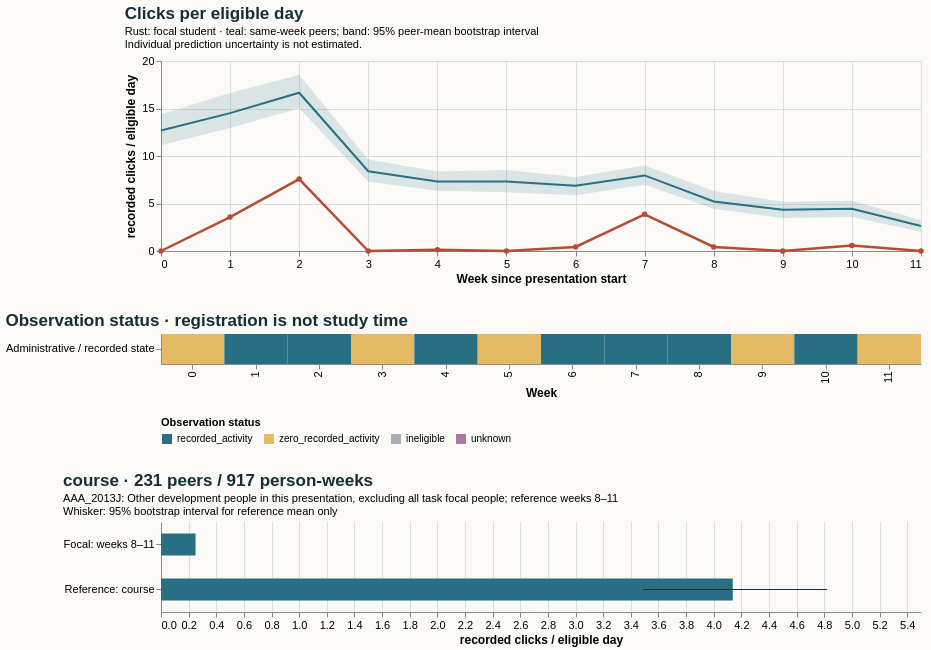

Source (Vega-Lite JSON):
### Vega-Lite specification from a JSON file in a GitHub repository (floating-point values rounded to 4 significant figures)
{"$schema": "https://vega.github.io/schema/vega-lite/v5.20.1.json", "config": {"axis": {"labelFontSize": 11, "titleFontSize": 12}, "background": "#fbfaf7", "font": "sans-serif", "title": {"anchor": "start", "color": "#142e38", "fontSize": 17, "subtitleFontSize": 11}, "view": {"continuousHeight": 300, "continuousWidth": 300, "stroke": null}}, "datasets": {"data-087e2583014dafe7c59b05f7dda78542": [{"hi": null, "lo": null, "series": "Focal: weeks 8–11", "value": 0.25}, {"hi": 4.821, "lo": 3.49, "series": "Reference: course", "value": 4.138}], "data-8e0e40293a88ba30a2c1e6c8ad5633a7": [{"end_day": 6, "focal_value": 0.0, "peer_ci_high": 14.39, "peer_ci_low": 11.14, "peer_mean": 12.69, "peer_observations": 237, "peer_people": 237, "reference": "course", "unit": "recorded clicks / eligible day", "week": 0}, {"end_day": 13, "focal_value": 3.571, "peer_ci_high": 16.64, "peer_ci_low": 12.94, "peer_mean": 14.52, "peer_observations": 237, "peer_people": 237, "reference": "course", "unit": "recorded clicks / eligible day", "week": 1}, {"end_day": 20, "focal_value": 7.571, "peer_ci_high": 18.55, "peer_ci_low": 15.04, "peer_mean": 16.66, "peer_observations": 235, "peer_people": 235, "reference": "course", "unit": "recorded clicks / eligible day", "week": 2}, {"end_day": 27, "focal_value": 0.0, "peer_ci_high": 9.641, "peer_ci_low": 7.284, "peer_mean": 8.392, "peer_observations": 235, "peer_people": 235, "reference": "course", "unit": "recorded clicks / eligible day", "week": 3}, {"end_day": 34, "focal_value": 0.1429, "peer_ci_high": 8.377, "peer_ci_low": 6.343, "peer_mean": 7.32, "peer_observations": 233, "peer_people": 233, "reference": "course", "unit": "recorded clicks / eligible day", "week": 4}, {"end_day": 41, "focal_value": 0.0, "peer_ci_high": 8.529, "peer_ci_low": 6.184, "peer_mean": 7.327, "peer_observations": 232, "peer_people": 232, "reference": "course", "unit": "recorded clicks / eligible day", "week": 5}, {"end_day": 48, "focal_value": 0.4286, "peer_ci_high": 7.789, "peer_ci_low": 5.868, "peer_mean": 6.876, "peer_observations": 232, "peer_people": 232, "reference": "course", "unit": "recorded clicks / eligible day", "week": 6}, {"end_day": 55, "focal_value": 3.857, "peer_ci_high": 8.996, "peer_ci_low": 6.98, "peer_mean": 7.954, "peer_observations": 232, "peer_people": 232, "reference": "course", "unit": "recorded clicks / eligible day", "week": 7}, {"end_day": 62, "focal_value": 0.4286, "peer_ci_high": 6.305, "peer_ci_low": 4.437, "peer_mean": 5.221, "peer_observations": 231, "peer_people": 231, "reference": "course", "unit": "recorded clicks / eligible day", "week": 8}, {"end_day": 69, "focal_value": 0.0, "peer_ci_high": 5.19, "peer_ci_low": 3.477, "peer_mean": 4.344, "peer_observations": 230, "peer_people": 230, "reference": "course", "unit": "recorded clicks / eligible day", "week": 9}, {"end_day": 76, "focal_value": 0.5714, "peer_ci_high": 5.287, "peer_ci_low": 3.584, "peer_mean": 4.438, "peer_observations": 229, "peer_people": 229, "reference": "course", "unit": "recorded clicks / eligible day", "week": 10}, {"end_day": 83, "focal_value": 0.0, "peer_ci_high": 3.272, "peer_ci_low": 2.035, "peer_mean": 2.636, "peer_observations": 227, "peer_people": 227, "reference": "course", "unit": "recorded clicks / eligible day", "week": 11}], "data-bc02ac6ec72bc0fddbaa4f688efeb9ae": [{"eligible_days": 7.0, "end_day": 6, "logging_completeness": "unknown", "observation_status": "zero_recorded_activity", "row": "Administrative / recorded state", "score_status": "withheld_release_time_unknown", "start_day": 0, "value": 0.0, "week": 0}, {"eligible_days": 7.0, "end_day": 13, "logging_completeness": "unknown", "observation_status": "recorded_activity", "row": "Administrative / recorded state", "score_status": "withheld_release_time_unknown", "start_day": 7, "value": 3.571, "week": 1}, {"eligible_days": 7.0, "end_day": 20, "logging_completeness": "unknown", "observation_status": "recorded_activity", "row": "Administrative / recorded state", "score_status": "withheld_release_time_unknown", "start_day": 14, "value": 7.571, "week": 2}, {"eligible_days": 7.0, "end_day": 27, "logging_completeness": "unknown", "observation_status": "zero_recorded_activity", "row": "Administrative / recorded state", "score_status": "withheld_release_time_unknown", "start_day": 21, "value": 0.0, "week": 3}, {"eligible_days": 7.0, "end_day": 34, "logging_completeness": "unknown", "observation_status": "recorded_activity", "row": "Administrative / recorded state", "score_status": "withheld_release_time_unknown", "start_day": 28, "value": 0.1429, "week": 4}, {"eligible_days": 7.0, "end_day": 41, "logging_completeness": "unknown", "observation_status": "zero_recorded_activity", "row": "Administrative / recorded state", "score_status": "withheld_release_time_unknown", "start_day": 35, "value": 0.0, "week": 5}, {"eligible_days": 7.0, "end_day": 48, "logging_completeness": "unknown", "observation_status": "recorded_activity", "row": "Administrative / recorded state", "score_status": "withheld_release_time_unknown", "start_day": 42, "value": 0.4286, "week": 6}, {"eligible_days": 7.0, "end_day": 55, "logging_completeness": "unknown", "observation_status": "recorded_activity", "row": "Administrative / recorded state", "score_status": "withheld_release_time_unknown", "start_day": 49, "value": 3.857, "week": 7}, {"eligible_days": 7.0, "end_day": 62, "logging_completeness": "unknown", "observation_status": "recorded_activity", "row": "Administrative / recorded state", "score_status": "withheld_release_time_unknown", "start_day": 56, "value": 0.4286, "week": 8}, {"eligible_days": 7.0, "end_day": 69, "logging_completeness": "unknown", "observation_status": "zero_recorded_activity", "row": "Administrative / recorded state", "score_status": "withheld_release_time_unknown", "start_day": 63, "value": 0.0, "week": 9}, {"eligible_days": 7.0, "end_day": 76, "logging_completeness": "unknown", "observation_status": "recorded_activity", "row": "Administrative / recorded state", "score_status": "withheld_release_time_unknown", "start_day": 70, "value": 0.5714, "week": 10}, {"eligible_days": 7.0, "end_day": 83, "logging_completeness": "unknown", "observation_status": "zero_recorded_activity", "row": "Administrative / recorded state", "score_status": "withheld_release_time_unknown", "start_day": 77, "value": 0.0, "week": 11}]}, "resolve": {"scale": {"color": "independent"}}, "spacing": 28, "vconcat": [{"data": {"name": "data-8e0e40293a88ba30a2c1e6c8ad5633a7"}, "height": 190, "layer": [{"encoding": {"x": {"axis": {"tickMinStep": 1}, "field": "week", "title": "Week since presentation start", "type": "quantitative"}, "y": {"field": "peer_ci_low", "scale": {"zero": true}, "title": "recorded clicks / eligible day", "type": "quantitative"}, "y2": {"field": "peer_ci_high"}}, "mark": {"color": "#286f83", "opacity": 0.16, "type": "area"}}, {"encoding": {"tooltip": [{"field": "week", "type": "quantitative"}, {"field": "peer_mean", "type": "quantitative"}, {"field": "peer_people", "type": "quantitative"}, {"field": "peer_observations", "type": "quantitative"}], "x": {"field": "week", "type": "quantitative"}, "y": {"field": "peer_mean", "type": "quantitative"}}, "mark": {"color": "#286f83", "strokeWidth": 2, "type": "line"}}, {"encoding": {"tooltip": [{"field": "week", "type": "quantitative"}, {"field": "focal_value", "type": "quantitative"}], "x": {"field": "week", "type": "quantitative"}, "y": {"field": "focal_value", "type": "quantitative"}}, "mark": {"color": "#b64c35", "point": {"color": "#b64c35"}, "strokeWidth": 2.5, "type": "line"}}], "title": {"subtitle": ["Rust: focal student · teal: same-week peers; band: 95% peer-mean bootstrap interval", "Individual prediction uncertainty is not estimated."], "text": "Clicks per eligible day"}, "width": 760}, {"data": {"name": "data-bc02ac6ec72bc0fddbaa4f688efeb9ae"}, "encoding": {"color": {"field": "observation_status", "legend": {"labelLimit": 260, "orient": "bottom"}, "scale": {"domain": ["recorded_activity", "zero_recorded_activity", "ineligible", "unknown"], "range": ["#286f83", "#e4bb64", "#aaaeb3", "#ac78a5"]}, "title": "Observation status", "type": "nominal"}, "tooltip": [{"field": "week", "type": "quantitative"}, {"field": "eligible_days", "type": "quantitative"}, {"field": "observation_status", "type": "nominal"}, {"field": "logging_completeness", "type": "nominal"}], "x": {"field": "week", "title": "Week", "type": "ordinal"}, "y": {"field": "row", "title": null, "type": "nominal"}}, "height": 30, "mark": {"type": "rect"}, "title": "Observation status · registration is not study time", "width": 760}, {"data": {"name": "data-087e2583014dafe7c59b05f7dda78542"}, "height": 90, "layer": [{"encoding": {"x": {"field": "value", "scale": {"domain": [0, 5.062], "zero": true}, "title": "recorded clicks / eligible day", "type": "quantitative"}, "y": {"field": "series", "sort": null, "title": null, "type": "nominal"}}, "mark": {"color": "#286f83", "size": 22, "type": "bar"}}, {"encoding": {"x": {"field": "lo", "type": "quantitative"}, "x2": {"field": "hi"}, "y": {"field": "series", "sort": null, "title": null, "type": "nominal"}}, "mark": {"color": "#142e38", "type": "rule"}}], "title": {"subtitle": ["AAA_2013J: Other development people in this presentation, excluding all task focal people; reference weeks 8–11", "Whisker: 95% bootstrap interval for reference mean only"], "text": "course · 231 peers / 917 person-weeks"}, "width": 760}]}
